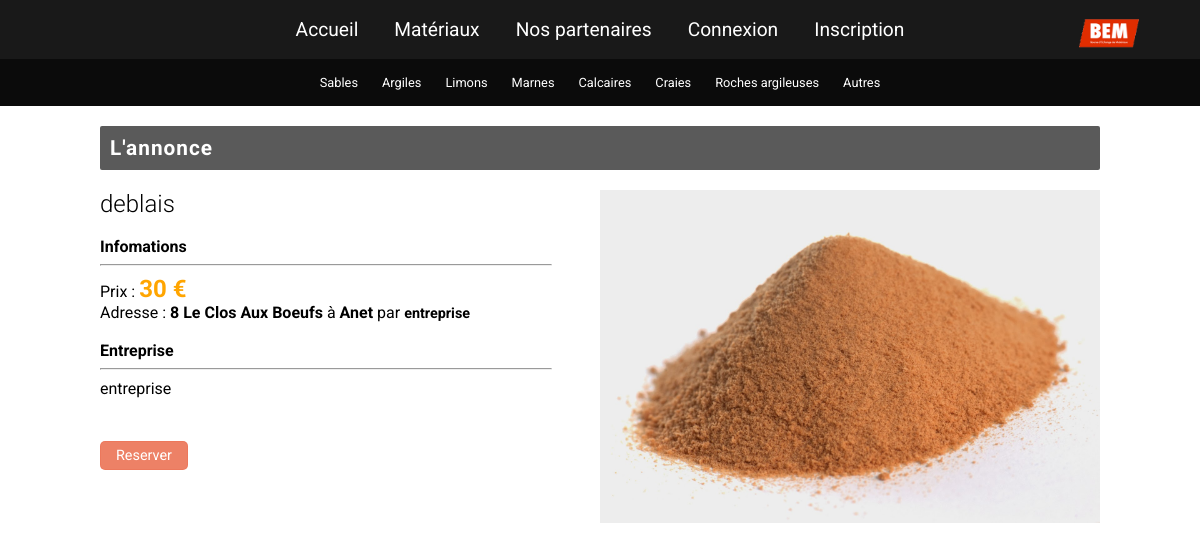
Screenshot of /materiaux/annonce.php?annonce=3 with the database file from the repository.
### tables this page shows
CREATE TABLE IF NOT EXISTS `materiaux` (
  `ID` int(250) NOT NULL AUTO_INCREMENT,
  `type` varchar(100) NOT NULL,
  `soustype` varchar(100) NOT NULL,
  `entreprise` varchar(100) NOT NULL,
  `vente` int(1) NOT NULL,
  `prix` int(10) NOT NULL,
  `lattitude` decimal(65,30) NOT NULL,
  `longitude` decimal(65,30) NOT NULL,
  `telephone` int(10) NOT NULL,
  `mail` varchar(50) NOT NULL,
  `postal` varchar(200) NOT NULL,
  `ville` varchar(200) NOT NULL,
  `adresse` varchar(250) NOT NULL,
  PRIMARY KEY (`ID`)
);

CREATE TABLE IF NOT EXISTS `users_bem` (
  `ID` int(250) NOT NULL AUTO_INCREMENT,
  `role` int(2) NOT NULL,
  `pseudo` varchar(50) NOT NULL,
  `nom` varchar(50) NOT NULL,
  `mail` varchar(250) NOT NULL,
  `longitude` decimal(65,30) NOT NULL,
  `password` varchar(50) NOT NULL,
  `lattitude` decimal(65,30) NOT NULL,
  `adresse` varchar(250) NOT NULL,
  `postal` int(10) NOT NULL,
  `ville` varchar(50) NOT NULL,
  `lien` varchar(100) NOT NULL,
  PRIMARY KEY (`ID`),
  UNIQUE KEY `pseudo` (`pseudo`)
);

### materiaux/annonce.php (the view)
<?php require('header.php'); ?>
<div class="annonce-main">
	<h4 class="title-bar">L'annonce</h4>
	<div class="annonce-description">
<?php
	if (isset($_GET['annonce']))
	{
		$idencours = $_GET['annonce'];
		$sql="SELECT * FROM materiaux WHERE ID = " . $idencours;
		$req = $db->prepare($sql);
		$req->execute();
		$result = $req->fetchAll(PDO::FETCH_ASSOC);
		foreach($result as $val){
			$entreprise=$val['entreprise'];
			echo "<h2>".$val['type']."</h2><br><h3>Infomations</h2><hr class='annonce-hr'><br>";
			echo "Prix : <h4 class='annonce-prix'>".$val['prix']." €</h4><br>";
			echo "Adresse : <b>".$val['adresse']."</b> à <b>".$val['ville']."</b> par <a href='../partenaires/single.php?entreprise=".$entreprise."'><b>".$val['entreprise']."</b></a><br>";
			?>
			<?php
			$image=$val['type'];
			$entreprise=$val['entreprise'];
	}?>
<?php
		$sql="SELECT * FROM users_BEM WHERE pseudo = '" . $entreprise ."'";
		$req = $db->prepare($sql);
		$req->execute();
		$result = $req->fetchAll(PDO::FETCH_ASSOC);
		foreach($result as $val){
			echo "<br><h3>Entreprise</h2><hr class='annonce-hr'><br>";
			echo $val['pseudo']."<br>";
			echo $val['mail']."<br>";
			?>
			<br/><a class="btn2" type="button" href="#">Reserver</a><br><br>
			</div>
			<?php
	}?>
<div class="annonce-image">
				<img src="../images/materiaux/<?php echo $image; ?>.jpg" class="img-responsive" alt="">
			</div>
</div>
		<?php
	}
	else
	{
		?>
		<h1>Erreur ! </h1>
		<?php
	}
	?>
</body>
</html>

### css/style.css (style rules this page uses)
body, div, img, ul { margin: 0; border: 0; padding: 0; }
html, body { width: 100%; background-color: white; }
a { text-decoration: none; color:black; }
h1, h2, h3, h4 { margin: 0; font-family: 'Roboto', sans-serif; }
p, a { font-family: 'Roboto', sans-serif; font-size: 0.9em; }
h2 { margin: 0; font-family: 'Roboto', sans-serif; }
h3 { font-size: 16px; margin: 0; }
li, a { display: inline-block; }
h2 { font-weight: 300; }
.btn2 { text-align: center; color: white; padding-top: 1%; padding-bottom: 1%; padding-right: 3%; padding-left: 3%; border: 1px solid rgba(225, 45, 0, 0.1); background-color: rgba(225, 45, 0, 0.6); margin-top: 1%; margin-bottom: 1%; border-radius: 5px; transition-duration: 1s; }
.img-responsive { max-width: 100%; }
.title-bar { background-color: rgba(35, 35, 35, 0.75); border-radius: 2px; color: white; margin: 20px 0 20px 0; padding: 10px; font-weight: 700; font-size: 1.3em; letter-spacing: 1px; }
.annonce-main { max-width: 1000px; width: 100%; margin: 20px auto; font-family: 'Roboto', sans-serif; }
.annonce-main .annonce-description { width: 50%; float: left; }
.annonce-main .annonce-image { width: 50%; float: left; }
.annonce-main .annonce-prix { display: inline; color: orange; font-size: 1.5em; }
.annonce-main .annonce-hr { color: #f8f8f8; width: 90%; text-align: left; float: left; display: block; }

### rows the page displays
materiaux: type "deblais", prix "30", adresse "8 Le Clos Aux Boeufs", ville "Anet", entreprise "entreprise", type (picture)
users_bem: pseudo "entreprise"
